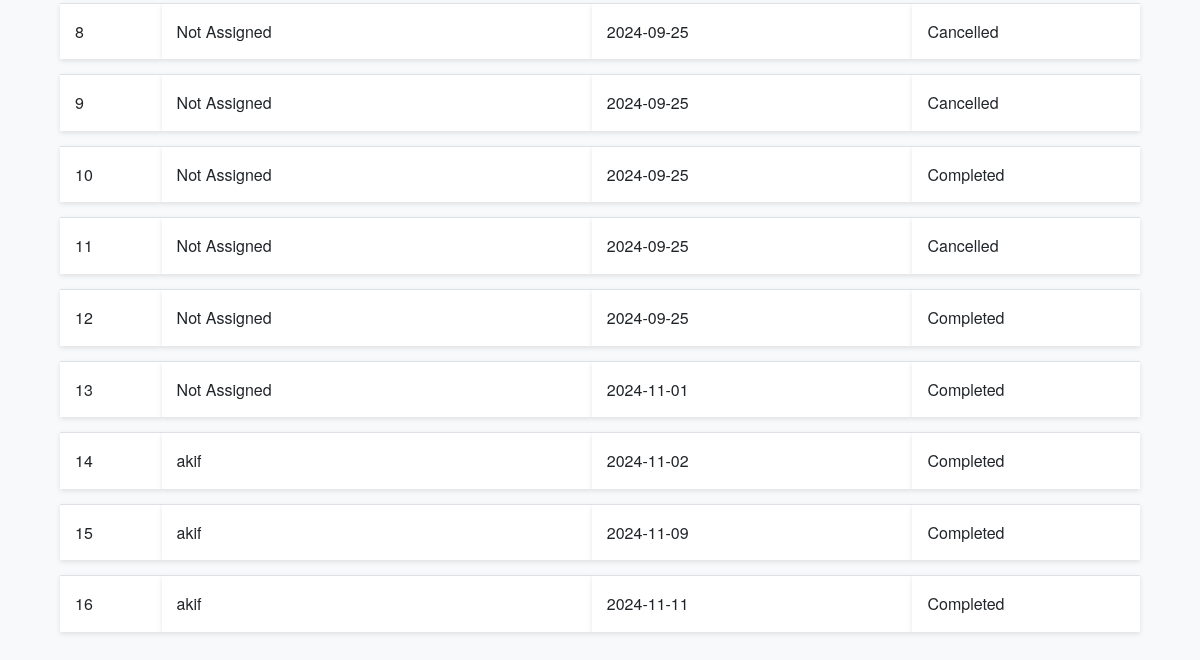
The app's page /admin/dashboard (signed in, lower part), older data.
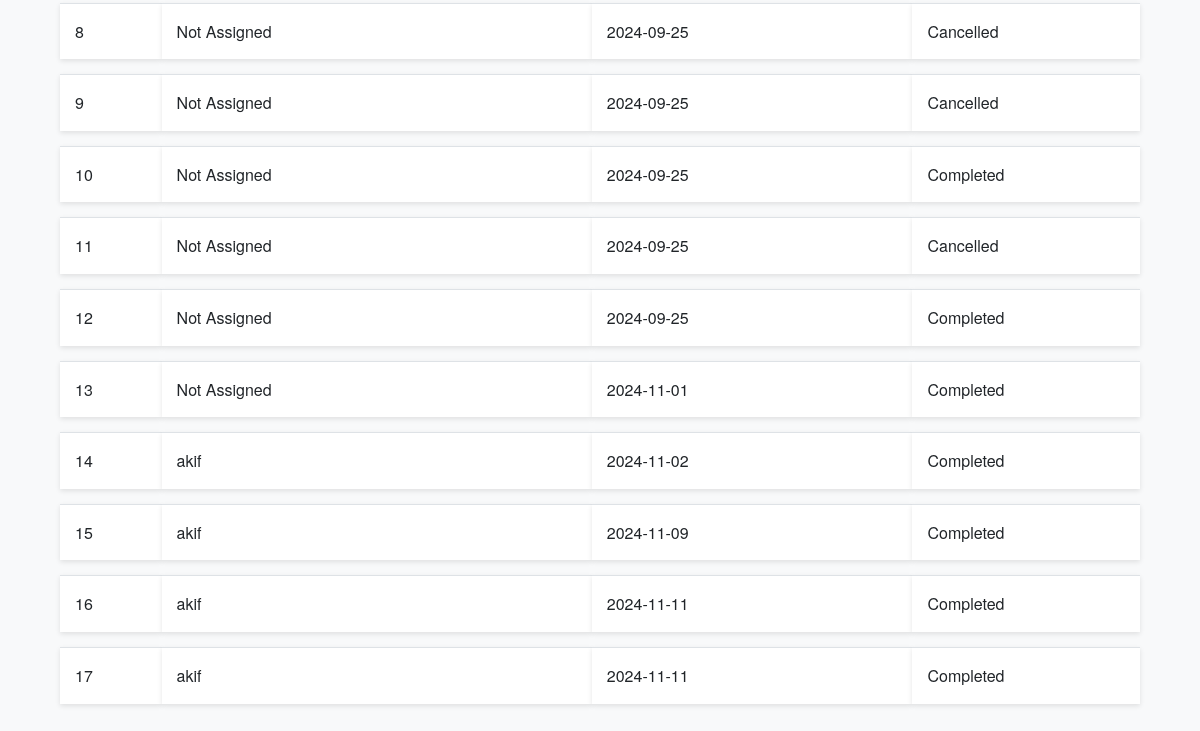
The same page, newer data.
### models.py (models this page shows, shortened)
class ServiceRequest(db.Model):
    __tablename__ = 'service_requests'
    id = db.Column(db.Integer, primary_key=True)
    service_id = db.Column(db.Integer, db.ForeignKey('services.id'), nullable=False)
    customer_id = db.Column(db.Integer, db.ForeignKey('users.id'), nullable=False)
    professional_id = db.Column(db.Integer, db.ForeignKey('users.id'))
    service_status = db.Column(db.String(20), nullable=False, default='requested')
    service = db.relationship('Service', backref='service_requests')
    date_of_request = db.Column(db.DateTime, default=datetime.utcnow)
    date_of_completion = db.Column(db.DateTime)
    remarks = db.Column(db.Text)
    rating = db.Column(db.Integer)

class User(UserMixin, db.Model):
    __tablename__ = 'users'
    id = db.Column(db.Integer, primary_key=True)
    username = db.Column(db.String(100), unique=True, nullable=False)
    password = db.Column(db.String(128), nullable=False)
    role = db.Column(db.String(20), nullable=False)
    is_active = db.Column(db.Boolean, default=True)
    date_created = db.Column(db.DateTime, default=datetime.utcnow)
    date_completed = db.Column(db.DateTime)
    contact_number = db.Column(db.String(15), nullable=True)
    location = db.Column(db.String(255), nullable=True)
    pin_code = db.Column(db.String(10), nullable=True)
    is_approved = db.Column(db.Boolean, default=False)
    service_type = db.Column(db.String(100))
    experience = db.Column(db.Integer)
    resume_filename = db.Column(db.String(200))
    approval_status = db.Column(db.String(50), default='pending')
    customer_service_requests = db.relationship('ServiceRequest', backref='customer', foreign_keys='ServiceRequest.customer_id', lazy='dynamic')
    professional_service_requests = db.relationship('ServiceRequest', backref='professional', foreign_keys='ServiceRequest.professional_id', lazy='dynamic')

### routes.py (the view)
@app.route('/admin/dashboard')
@login_required
def admin_dashboard():
    if current_user.role != 'admin':
        flash('Access denied.')
        return redirect(url_for('index'))
    services = Service.query.all()
    professionals = User.query.filter_by(role='professional').all()
    service_requests = ServiceRequest.query.all()
    pending_professionals = User.query.filter_by(role='professional', approval_status='pending').all()
    rated_service_requests = ServiceRequest.query.filter(ServiceRequest.rating.isnot(None)).all()
    return render_template('admin_dashboard.html', services=services, professionals=professionals, service_requests=service_requests, pending_professionals=pending_professionals, rated_service_requests=rated_service_requests)

### app.py (called while the page is built)
@login_manager.user_loader
def load_user(user_id):
    return User.query.get(int(user_id))

### templates/admin_dashboard.html (shortened to what this page needs)
{% extends 'base.html' %}
{% block content %}
<div class="container mt-4">
    <table class="table table-striped">
        <tbody>
            {% for request in service_requests %}
            <tr>
                <td>{{ request.id }}</td>
                <td>
                    {% if request.professional %}
                        {{ request.professional.username }}
                    {% else %}
                        Not Assigned
                    {% endif %}
                </td>
                <td>{{ request.date_of_request.strftime('%Y-%m-%d') }}</td>
                <td>{{ request.service_status.capitalize() }}</td>
            </tr>
            {% endfor %}
        </tbody>
    </table>
</div>
{% endblock %}

Row changes from the older to the newer data that the page shows:
added ServiceRequest: id "17", professional.username "akif", date_of_request "2024-11-11", service_status "Completed"
